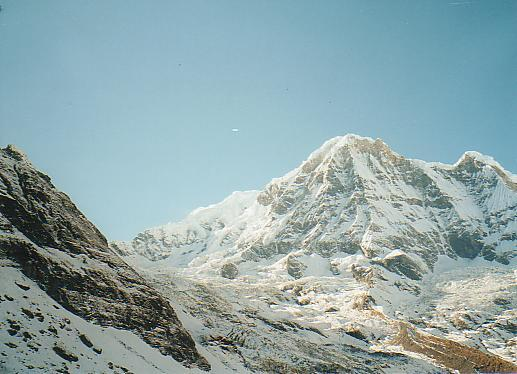
#> input picture project 2/data/mountain1.jpg, 517 x 374 px
$ python task1.py
#> lines starting #> are read from the running program, lines starting #| are printed output that depends on the picture
UBIT = 'hparthas'

import cv2
from matplotlib import pyplot as plt
import numpy as np
import random
np.random.seed(sum(ord(c) for c in UBIT))
# reference https://stackoverflow.com/questions/13063201/how-to-show-the-whole-image-when-using-opencv-warpperspective
def warpTwoImages(img1, img2, H):
    h1,w1 = img1.shape[:2]
    h2,w2 = img2.shape[:2]
    pts1 = np.float32([[0,0],[0,h1],[w1,h1],[w1,0]]).reshape(-1,1,2)
    pts2 = np.float32([[0,0],[0,h2],[w2,h2],[w2,0]]).reshape(-1,1,2)
    pts2_ = cv2.perspectiveTransform(pts2, H)
    pts = np.concatenate((pts1, pts2_), axis=0)
    [xmin, ymin] = np.int32(pts.min(axis=0).ravel() + 20)
    [xmax, ymax] = np.int32(pts.max(axis=0).ravel() + 20)

    Ht = np.array([[1,0,-xmin],[0,1,-ymin],[0,0,1]])
    Ht1 = Ht.dot(H)
    Ht1[0][2] = Ht1[0][2]
    Ht1[1][2] = Ht1[1][2]
    result = cv2.warpPerspective(img2, Ht1, (xmax-xmin, ymax-ymin))
    result[-ymin:h1+(-ymin),-xmin:w1+(-xmin)] = img1
    return result
# read image 1 and convert to BW
m1_clr = cv2.imread('data/mountain1.jpg')
#> m1_clr is the input picture: shape (374, 517, 3); mean B, G, R 169.1, 166.7, 143.4
mountain1= cv2.cvtColor(m1_clr,cv2.COLOR_BGR2GRAY)
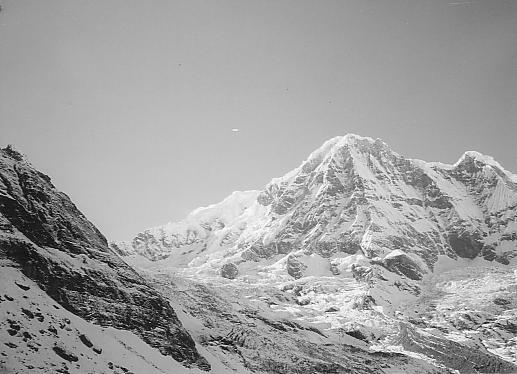
#> mountain1: shape (374, 517); min 0, max 255, mean 160

# read image 2 and convert to BW
m2_clr = cv2.imread('data/mountain2.jpg')
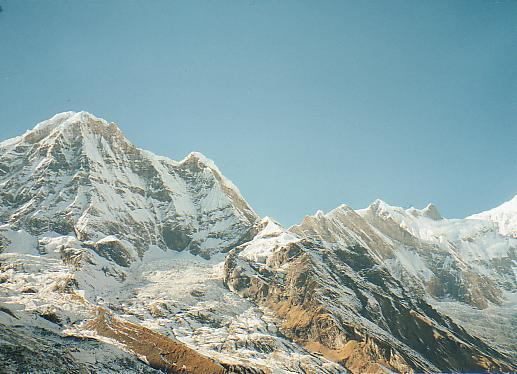
#> input picture project 2/data/mountain2.jpg, 517 x 374 px
#> m2_clr is the input picture: shape (374, 517, 3); mean B, G, R 165, 163.3, 138.9
mountain2 = cv2.cvtColor(m2_clr,cv2.COLOR_BGR2GRAY)
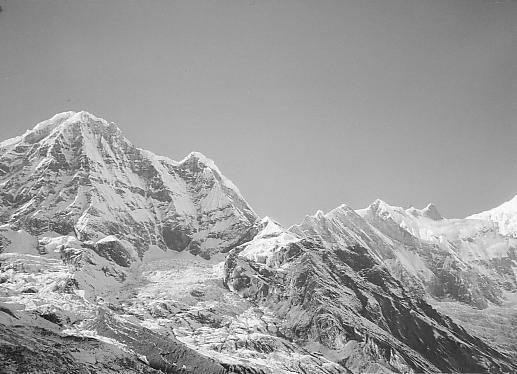
#> mountain2: shape (374, 517); min 2, max 255, mean 156.2

# Extract Sift features and compute Descriptors for image 1 and image 2
sift = cv2.xfeatures2d.SIFT_create()
keypoints_mountain1 ,m1_des= sift.detectAndCompute(mountain1,None)
#> keypoints_mountain1 = 1030 keypoints; strongest (x, y, size): (68, 322, 2.1), (11, 299, 2.4), (367, 341, 2), (223, 347, 2)
image1_withkp = cv2.drawKeypoints(m1_clr,keypoints_mountain1,None)
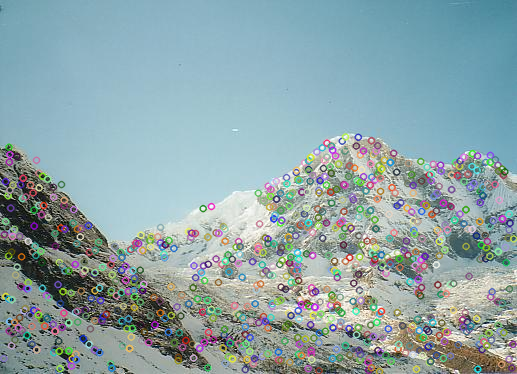
#> image1_withkp: shape (374, 517, 3); mean B, G, R 167.6, 164.5, 141.7
cv2.imwrite('output/task1/task1_sift1.jpg',image1_withkp)

keypoints_mountain2,m2_des = sift.detectAndCompute(mountain2,None)
#> keypoints_mountain2 = 1077 keypoints; strongest (x, y, size): (258, 329, 2), (412, 311, 2.1), (234, 366, 2), (30, 291, 3.9)
image2_withkp =  cv2.drawKeypoints(m2_clr,keypoints_mountain2,None)
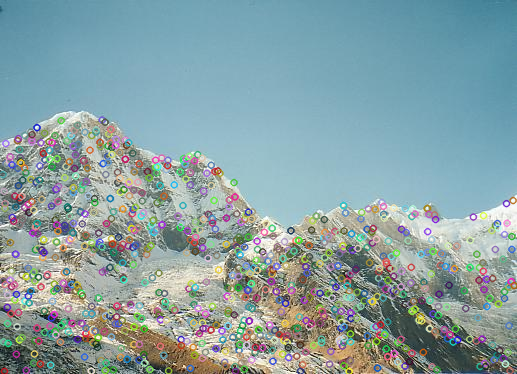
#> image2_withkp: shape (374, 517, 3); mean B, G, R 163.3, 160.7, 136.7
cv2.imwrite('output/task1/task1_sift2.jpg',image2_withkp)

bf = cv2.BFMatcher()
matches = bf.knnMatch(m1_des,m2_des, k=2)
#> matches = 1030 matches

good_knnmatch = []
good_filter = []
for m,n in matches:
    if m.distance < 0.75*n.distance:
        good_knnmatch.append(([m]))
        good_filter.append((m))
#> after the loop, good_filter = 244 matches; good_knnmatch = 244 matches

img3 = cv2.drawMatchesKnn(m1_clr,keypoints_mountain1,m2_clr,keypoints_mountain2,good_knnmatch,None,flags=2)
cv2.imwrite("output/task1/task1_matches_knn.jpg",img3)

src_pts = np.float32([ keypoints_mountain1[m[0].queryIdx].pt for m in good_knnmatch ]).reshape(-1,1,2)
#> src_pts = 244 rows, first 8: [20.59, 286.1], [27.68, 282], [61, 184], [223, 226], [289.4, 195.2], [292.1, 192.3], [295.8, 172.1], [296.2, 169.8]
dst_pts = np.float32([ keypoints_mountain2[m[0].trainIdx].pt for m in good_knnmatch ]).reshape(-1,1,2)
#> dst_pts = 244 rows, first 8: [10.41, 313.3], [192.7, 346.8], [506, 203.1], [123.3, 279.4], [5.53, 163], [8.99, 160.3], [17.12, 140.1], [17.87, 138.2]

M, mask = cv2.findHomography(dst_pts,src_pts , cv2.RANSAC,3.0)
#> M = [[0.593, 0.128, 258.6], [-0.279, 0.855, 52.31], [-0.00072, -0.000118, 1]]; mask = 244 values, max 1 at index 4, min 0 at index 0, mean 0.98
print(M)
#| [[ 5.93022736e-01  1.27797782e-01  2.58643547e+02]
#|  [-2.79170657e-01  8.55419064e-01  5.23094723e+01]
#|  [-7.20202592e-04 -1.17542787e-04  1.00000000e+00]]

matchesMask = mask.ravel().tolist()
#> matchesMask has the same summary as mask
h,w,d = m1_clr.shape
#> h = 374; w = 517; d = 3
pts = np.float32([ [0,0],[0,h-1],[w-1,h-1],[w-1,0] ]).reshape(-1,1,2)
#> pts = [[0, 0], [0, 373], [516, 373], [516, 0]]
dst = cv2.perspectiveTransform(pts,M)
#> dst = [[258.6, 52.31], [320.4, 388.4], [1047.5, 388.9], [898.6, -146]]

selected_matches = [0] * len(matchesMask)
#> selected_matches = 244 values from 0 to 0
matches_count = 0
while  matches_count < 10 :
    select_index = np.random.randint(0,len(matchesMask))
    if selected_matches[select_index] == 0 and matchesMask[select_index] == 1:
        selected_matches[select_index] = 1
        matches_count =matches_count+1
#> this loop made 10 passes
#> select_index on passes 1 to 10: 18, 131, 8, 120, 89, 38, 141, 94, 125, 63
#> after the loop, matches_count = 10; selected_matches = 244 values, max 1 at index 8, min 0 at index 0, mean 0.041

draw_params = dict(matchColor = (255,0,0),
                   singlePointColor = None,
                   matchesMask = selected_matches,
                   flags = 2)
#> draw_params = 4 items

img3 = cv2.drawMatches(m1_clr,keypoints_mountain1,m2_clr,keypoints_mountain2,good_filter,None,**draw_params)
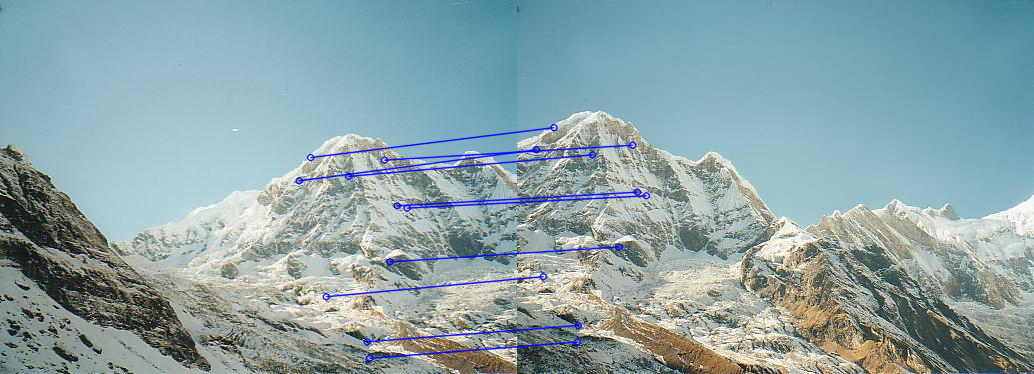
#> img3: shape (374, 1034, 3); mean B, G, R 167.9, 163.5, 139.8

cv2.imwrite("output/task1/task1_matches.jpg",img3)
im_out =warpTwoImages(m2_clr,m1_clr,np.linalg.inv(M))
#> in warpTwoImages, `pts2_ = cv2.perspectiveTransform(pts2, H)`: pts2_ = [[-395.2, -190.1], [-512, 352.1], [197.3, 359.8], [262.8, 24.62]]
#> in warpTwoImages, `pts = np.concatenate((pts1, pts2_), axis=0)`: pts = [[0, 0], [0, 374], [517, 374], [517, 0], [-395.2, -190.1], [-512, 352.1], [197.3, 359.8], [262.8, 24.62]]
#> in warpTwoImages, `[xmin, ymin] = np.int32(pts.min(axis=0).ravel() + 20)`: xmin = -492; ymin = -170
#> in warpTwoImages, `[xmax, ymax] = np.int32(pts.max(axis=0).ravel() + 20)`: xmax = 537; ymax = 394
#> in warpTwoImages, `Ht = np.array([[1,0,-xmin],[0,1,-ymin],[0,0,1]])`: Ht = [[1, 0, 492], [0, 1, 170], [0, 0, 1]]
#> in warpTwoImages, `Ht1 = Ht.dot(H)`: Ht1 = [[1.66, -0.238, 74.09], [0.496, 1.09, -15.39], [0.000914, -3.15e-05, 0.765]]
#> in warpTwoImages, `result[-ymin:h1+(-ymin),-xmin:w1+(-xmin)] = img1`:
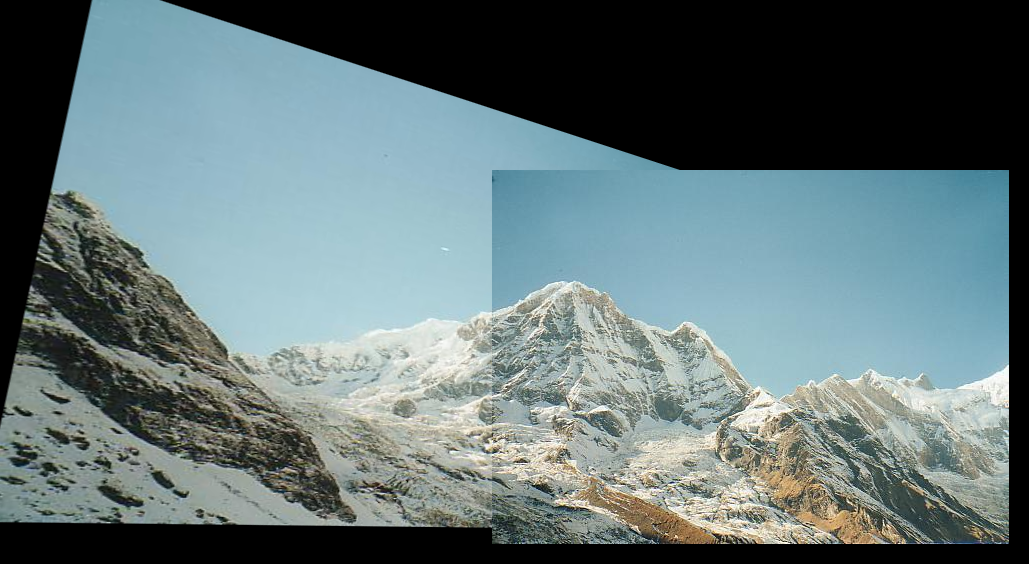
#> result: shape (564, 1029, 3); mean B, G, R 118.2, 116.5, 99.6

cv2.imwrite("output/task1/task1_pano.jpg",im_out)
